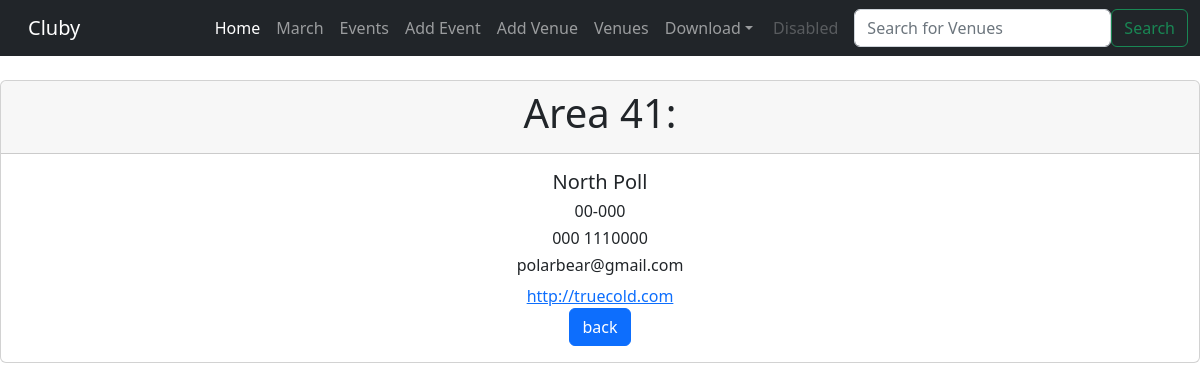
Page /show_venue/2 on the earlier database version.
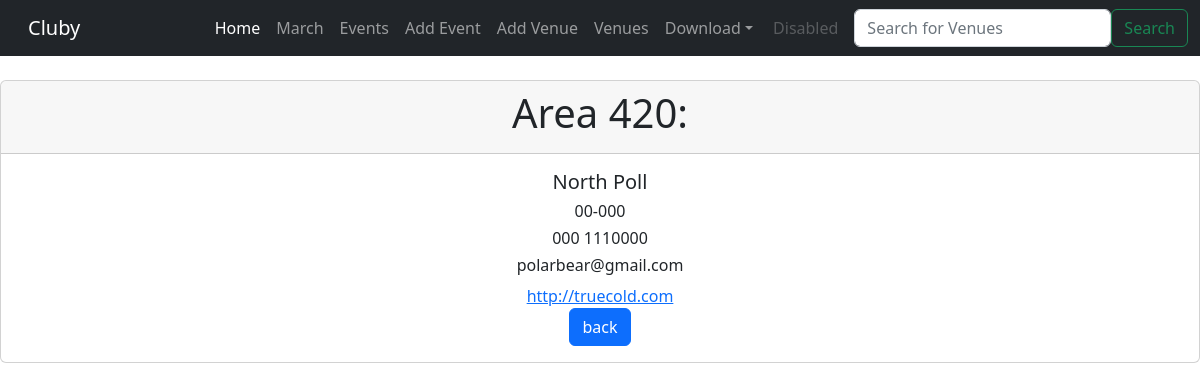
Same page on the later database version.
### events/models.py (models this page shows)
class Venue(models.Model):
    name = models.CharField('Venue Name', max_length = 120)
    address = models.CharField(max_length = 300)
    zip_code = models.CharField('Zip Code', max_length = 15)
    phone = models.CharField('Contact Phone', max_length = 25, blank=True)
    web = models.URLField('Website Address', blank=True)
    email_address = models.EmailField('Email Address', blank=True)
    def __str__(self):
        return self.name

### events/views.py (the view)
# urls.py: path('show_venue/<venue_id>', views.show_venue, name='show-venue'),
def show_venue(request, venue_id):
    venue = Venue.objects.get(pk=venue_id)
    return render(request, 'events/show_venue.html', {
        "venue": venue,
    })

### events/templates/events/show_venue.html
{% extends 'events/base.html' %}
{% block content %}
    <center>
    <div class="card">
        <div class="card-header">
            <h1>{{ venue }}:</h1>
        </div>
        <div class="card-body">
          <h5 class="card-title">{{ venue.address }}</h5>
          <h6 class="card-text">{{ venue.zip_code }}</h6>
          <h6 class="card-text"> {{ venue.phone }} </h6>
          <h6 class="card-text"> {{ venue.email_address }}</h6>
          <a href="{{ venue.web }}">{{ venue.web }}</a> <br>
          <a href="{% url 'list-venues' %}" class="btn btn-primary">back</a>
        </div>
      </div>
    </center>
{% endblock %}

### events/templates/events/base.html (shortened to what this page needs)
<!doctype html>
<html lang="ar" dir="ltr">
  <head>
    <link rel="stylesheet" href="">
    <link rel="stylesheet" href="https://cdn.jsdelivr.net/npm/bootstrap@5.2.2/dist/css/bootstrap.rtl.min.css">
    <link rel="stylesheet" href="../static/events/dupa.css">
    <link rel="stylesheet" href="../static/events/style.css">
  </head>
  <body>
    {% include 'events/navbar.html' %}
    <br>
    {% block content %}
    {% endblock %}
  </body>
</html>

### events/templates/events/navbar.html (shortened to what this page needs)
<nav class="navbar navbar-expand-lg navbar-dark bg-dark" dir="ltr">
    <div class="container-fluid">
      <a class="navbar-brand" href="{% url 'home' %}">Cluby</a>
      <div class="collapse navbar-collapse" id="navbarSupportedContent">
        <ul class="navbar-nav me-auto mb-2 mb-lg-0">
          <li class="nav-item">
            <a class="nav-link active" aria-current="page" href="{% url 'home' %}">Home</a>
          </li>
          <li class="nav-item">
            <a class="nav-link" href="{% url 'home' '2022' 'march' %}">March</a>
          </li>
          <li class="nav-item">
            <a class="nav-link" href="{% url 'list-events' %}">Events</a>
          </li>
          <li class="nav-item">
            <a class="nav-link" href="{% url 'add-event' %}">Add Event</a>
          </li>
          <li class="nav-item">
            <a class="nav-link" href="{% url 'add-venue' %}">Add Venue</a>
          </li>
          <li class="nav-item">
            <a class="nav-link" href="{% url 'list-venues' %}">Venues</a>
          </li>
          <li class="nav-item dropdown">
            <a class="nav-link dropdown-toggle" href="#" role="button" data-bs-toggle="dropdown" aria-expanded="false">
              Download
            </a>
              </li>
            </ul>
          <li class="nav-item">
            <a class="nav-link disabled">Disabled</a>
          </li>
        <form class="d-flex" role="search" method=POST action='{% url "search-venues" %}'>
          <input class="form-control me-2" type="search" placeholder="Search for Venues" aria-label="Search" name="searched">
          <button class="btn btn-outline-success" type="submit">Search</button>
        </form>
      </div>
    </div>
  </nav>

Differences in the rows shown:
changed Venue "North Poll": name "Area 41" → "Area 420"
